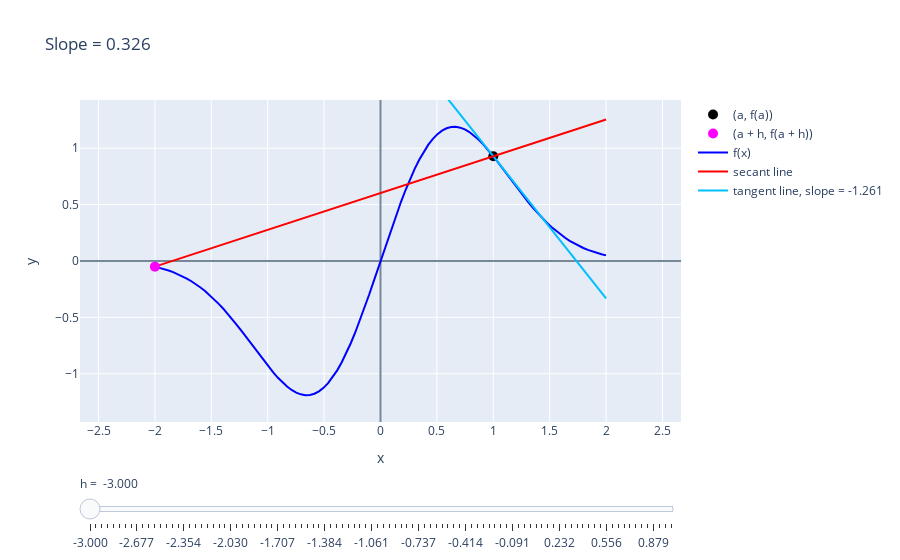

Notebook code for this chart:
### Markdown cell above
Now just hit enter!

### Code cell
make_figure(f, a, x_min, x_max)
